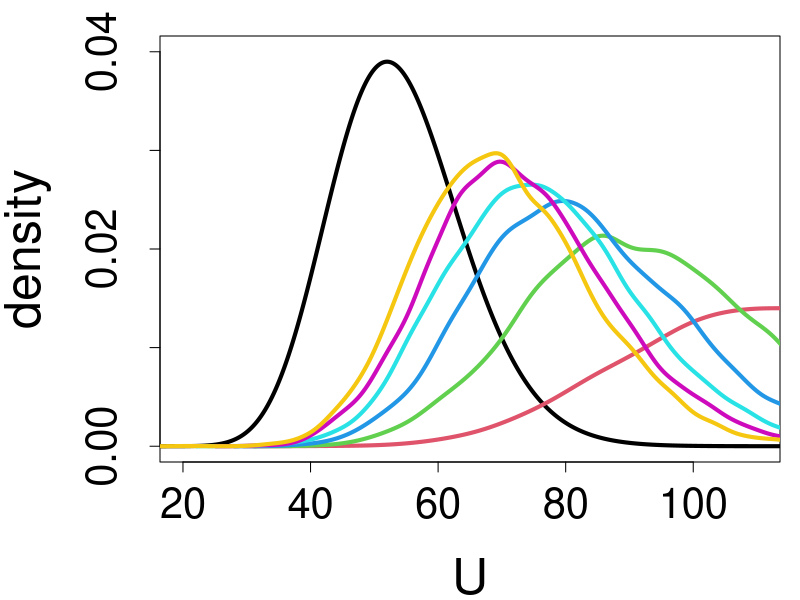
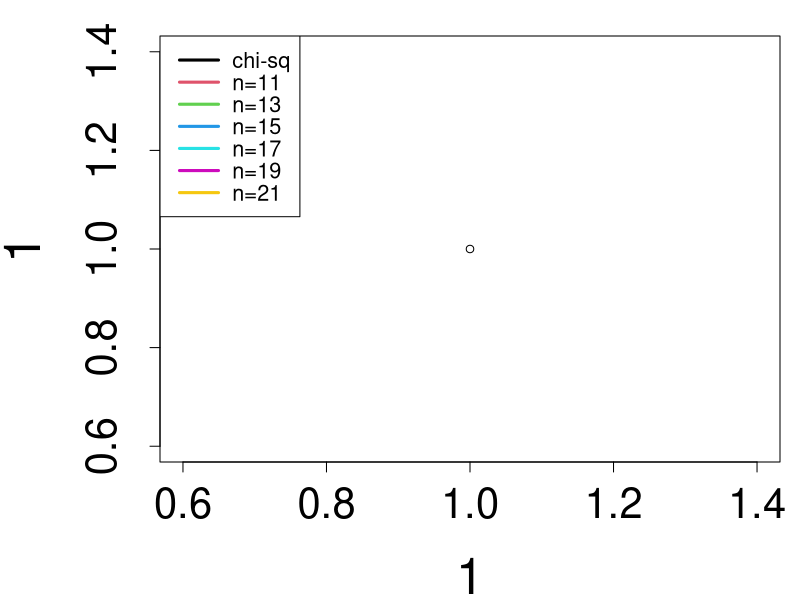
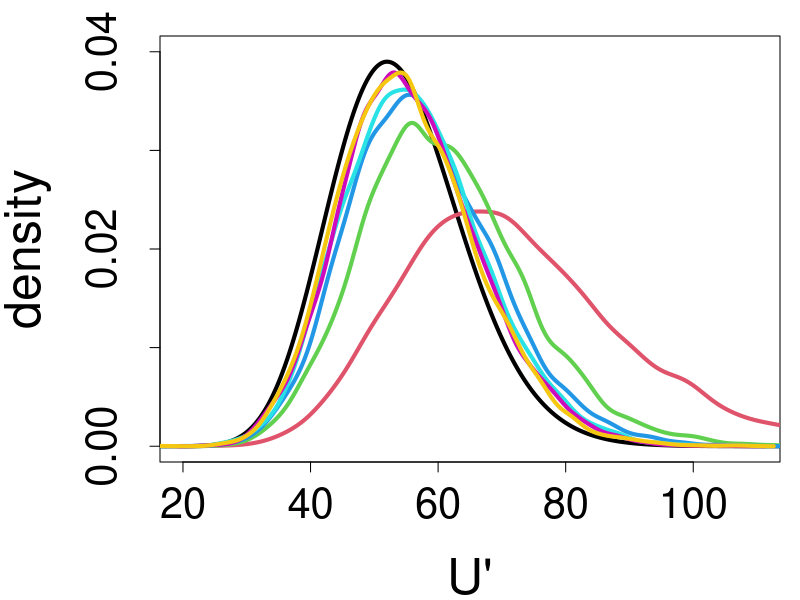
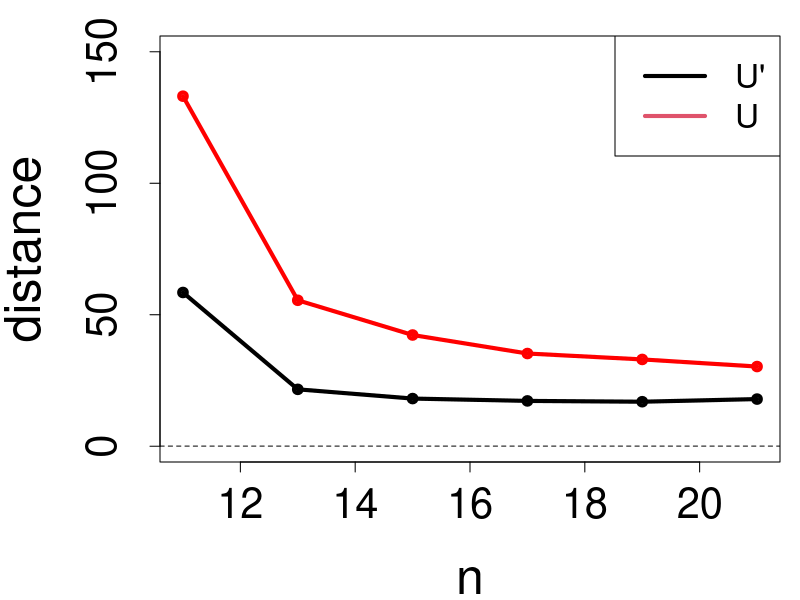
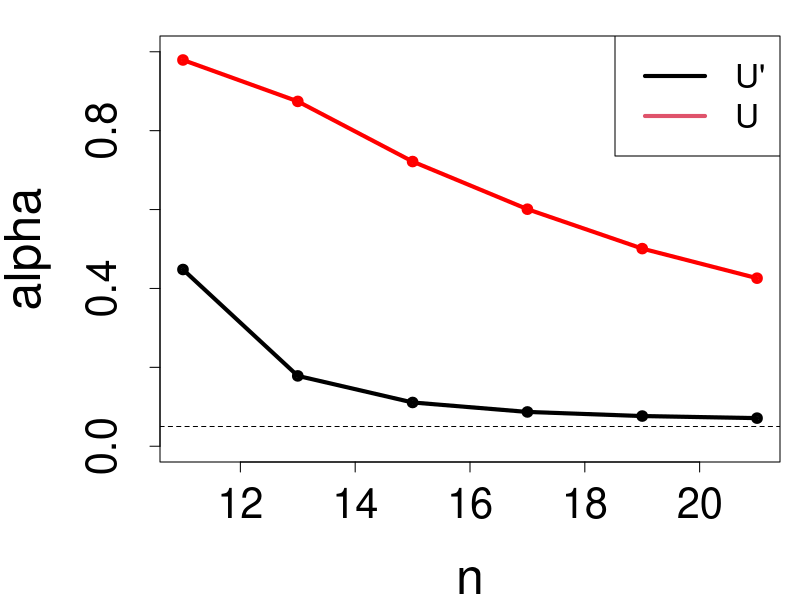
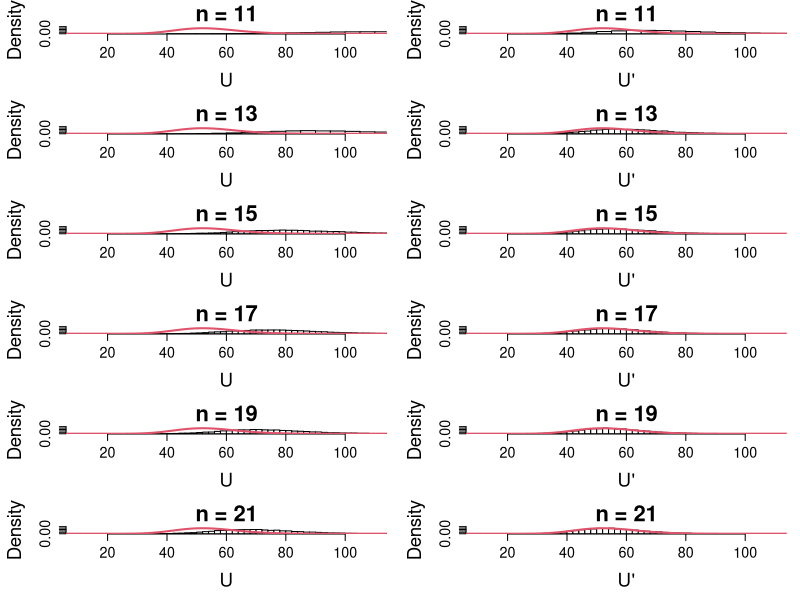

The R source for these figures, in order: (Note: this script raises an error after producing the figures.)
library(MASS)
library(mixtools)
library(matrixcalc)
library(car)
inc <- function(x) {
  eval.parent(substitute(x <- x + 1))
}

u0 <- function(data) {
  # sample covariance matrix
  S <- cov(data)
  # number of variables
  p <- ncol(data)
  # number of observations
  n <- nrow(data)
  
  u <-p^p * det(S) / (sum(diag(S)))^p
  return(-n* log(u))
}

u1 <- function(data) {
  # sample covariance matrix
  S <- cov(data)
  # number of variables
  p <- ncol(data)
  # u and statistic u'
  u <-p^p * det(S) / (sum(diag(S)))^p
  # number of observations
  n <- nrow(data)
  
  u1 <- -(n-1 - ((2* p^2 +p +2)/( 6* p))) * log(u)
  return(u1)
}

u0_distr_n <- list()
u0_alpha_n <- list()

u1_distr_n <- list()
u1_alpha_n <- list()
k = 1

num_of_obs <- seq(from=11,to=21,by=2)


for(N in num_of_obs) {
  nboot <- 10000 # Number of bootstraps
  alpha <- 0.05 # Significance level
  P <- 10 # Number of variables
  degfreed <- 1/2 * P * (P+1) -1 #degrees of freedom
  
  # Parameters for multivariate normal distribution, under H0.
  mu <- rep(0,P) # Mean vector
  sigma <- diag(P) # Covariance matrix
  
  u0_distr <- rep(0,nboot)
  u1_distr <- rep(0,nboot)
  
  for (i in 1:nboot) {
    mvn <- mvrnorm(N, mu = mu, Sigma = sigma ) # from MASS package
    u0_distr[i] <- u0(mvn)
    u1_distr[i] <- u1(mvn)
    
  }
  
  u0_distr_n[[k]] <-  u0_distr
  u0_alpha_n[[k]] <- (length(which(u0_distr_n[[k]] > qchisq(1-alpha,degfreed)))) / length(u0_distr_n[[k]])
  u1_distr_n[[k]] <-  u1_distr
  u1_alpha_n[[k]] <- (length(which(u1_distr_n[[k]] > qchisq(1-alpha,degfreed)))) / length(u1_distr_n[[k]])
  
  inc(k)
}
u0_distance <- list()
for (i in 1:length(u0_distr_n)){
  u0_distance[[i]] <- sum(abs(quantile(density(u0_distr_n[[i]])$x,seq(0,0.99,0.01))-qchisq(seq(0,0.99,0.01),degfreed)))/100
}
u1_distance <- list()
for (i in 1:length(u1_distr_n)){
  u1_distance[[i]] <- sum(abs(quantile(density(u1_distr_n[[i]])$x,seq(0,0.99,0.01))-qchisq(seq(0,0.99,0.01),degfreed)))/100
}
x.grid <- seq(0,120,length = 10000)
chisqcurve <- dchisq(x.grid, df = degfreed)

par(cex.axis=2.5,cex.lab =3)
par(mfrow=c(1,1))
par(oma=c(0,0,0,0))
par(mar=c(6.9,8,1.8,1))
par(mgp=c(5.8,2,0))
#c(bottom, left, top, right)

plot(x.grid,chisqcurve, type = 'l', main = "",lwd = 4, xlab="U", ylab="density",ylim = c(0,0.04), xlim = c(20,110))
for (i in 1:length(u0_distr_n)) {
  lines(density(u0_distr_n[[i]]),col = i+1,lwd = 4)
  #legend("topleft", col = 1:7, legend = c("chi-sq","n=11","n=13","n=15","n=17","n=19","n=21"),
         #lty=1,lwd=3,cex=1.3,pt.cex =1,y.intersp = 0.8,x.intersp=0.7)
}

plot(1,1)
legend("topleft", col = 1:7, legend = c("chi-sq","n=11","n=13","n=15","n=17","n=19","n=21"),
       lty=1,lwd=3,cex=1.3,pt.cex =1,y.intersp = 0.85,x.intersp=0.7)

plot(x.grid,chisqcurve, type = 'l', main = "", lwd = 4, xlab="U'", ylab="density",ylim = c(0,0.04), xlim = c(20,110))
for (i in 1:length(u1_distr_n)) {
  lines(density(u1_distr_n[[i]]),col = i+1, lwd = 4)
  #legend("topright", col = 1:7, legend = c("chi-sq","n=11","n=13","n=15","n=17","n=19","n=21"),lty=1,lwd =2)
}

plot(num_of_obs,u1_distance,type = "o",main = "", xlab="n", ylab="distance",ylim=c(0,150),lwd =4)
lines(num_of_obs,u0_distance,type = "o",col = 'red',lwd =4);abline(h=0.05,lty=2)
legend("topright", col = 1:2, legend = c("U'","U"),lty=1,lwd =4,cex=2)

plot(num_of_obs,u1_alpha_n,type = "o",ylim=c(0,1),main = "", xlab="n", ylab="alpha",lwd =4)
lines(num_of_obs,u0_alpha_n,type = "o",col = 'red',lwd =4);abline(h=0.05,lty=2)
legend("topright", col = 1:2, legend = c("U'","U"),lty=1,lwd =4,cex=2)


par(mfrow=c(6,2))
par(oma=c(0,0,0,0))
par(mar=c(5,5,2,1))
par(mgp=c(3.2,1,0))
#c(bottom, left, top, right)
par(cex.axis=1.3,cex.lab =1.7,cex.main=2)

for (i in 1:6) {
  hist(u0_distr_n[[i]], prob = TRUE, col = "white",
       ylim = c(0, 0.05), xlim=c(10,110),
       breaks = 50, ylab = "Density", main = paste("n =", 11 + 2*(i-1)), xlab = "U")
  lines(x.grid, chisqcurve, col = 2, lwd = 2)
  hist(u1_distr_n[[i]], prob = TRUE, col = "white",
       ylim = c(0, 0.05), xlim=c(10,110),
       breaks = 50, ylab = "Density", main = paste("n =", 11 + 2*(i-1)), xlab = "U'")
  lines(x.grid, chisqcurve, col = 2, lwd = 2)
}
#mtext(paste('n =',rev(num_of_obs)),at=seq(0.1,1,1/6),side=2,outer=T,line = 1,cex = 2)

save(, file = "data2.RData")
